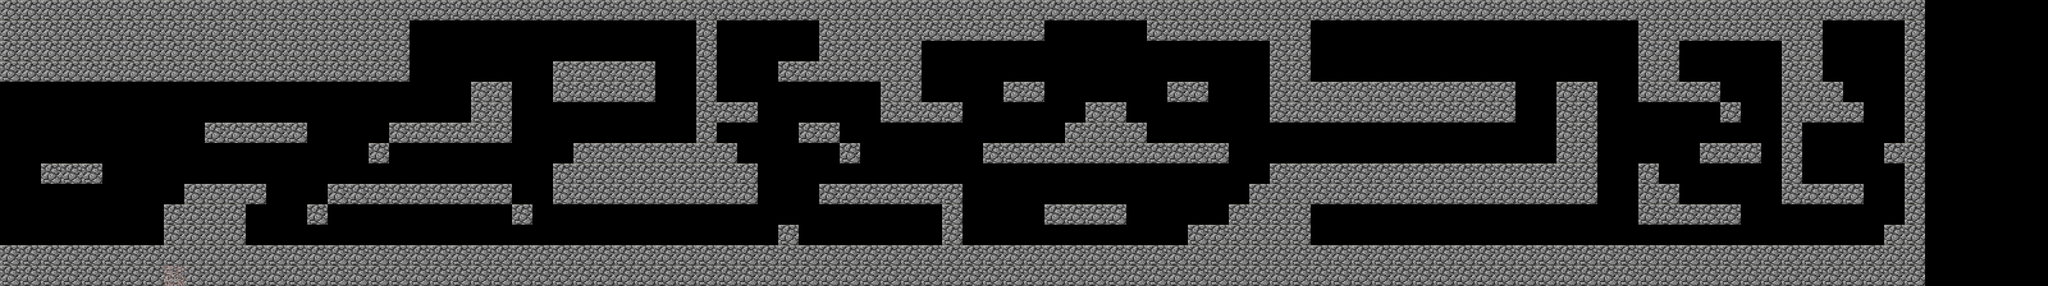

Rendered tile map (Tiled .tmx) drawn with the repository's tilesets; below, a short description and the map source with its tile grids summarised:
An orthogonal 100x14 tile map with 32x32 px tiles, 1 tile layer (Capa de patrones 1), 2 tilesets and 30 objects (9x murcielago-dormido, 8x moneda50, 5x buitre, 3x araña, 3x llaves, ...).

<map version="1.10" tiledversion="1.10.2" orientation="orthogonal" renderorder="right-down" width="100" height="14" tilewidth="32" tileheight="32" infinite="0" nextlayerid="3" nextobjectid="47">
 <tileset firstgid="1" name="tiles" tilewidth="32" tileheight="32" tilecount="600" columns="25">
  <image source="../images/tiles.png" width="800" height="768" />
 </tileset>
 <tileset firstgid="601" name="objects-enemies" tilewidth="32" tileheight="32" tilecount="600" columns="25">
  <image source="../images/objects-enemies.png" width="800" height="768" />
 </tileset>
 <layer id="1" name="Capa de patrones 1" width="100" height="14">
  <data>[1400 cells, 645 non-empty, 2 distinct tile ids]</data>
 </layer>
 <objectgroup id="2" name="Capa de Objetos 1">
  <object id="1" name="moneda50" type="moneda50" gid="605" x="94.6667" y="192" width="32" height="32" />
  <object id="3" name="moneda50" type="moneda50" gid="605" x="1122.33" y="34.333" width="32" height="32" />
  <object id="4" name="moneda50" type="moneda50" gid="605" x="1441.33" y="351" width="32" height="32" />
  <object id="5" name="moneda50" type="moneda50" gid="605" x="1018" y="318" width="32" height="32" />
  <object id="6" name="moneda50" type="moneda50" gid="605" x="1470.67" y="97" width="32" height="32" />
  <object id="8" name="buitre" type="buitre" gid="851" x="1380" y="222" width="32" height="32" />
  <object id="9" name="buitre" type="buitre" gid="851" x="1408.33" y="354.667" width="32" height="32" />
  <object id="13" name="buitre" type="buitre" gid="851" x="1728" y="84" width="32" height="32" />
  <object id="16" name="buitre" type="buitre" gid="851" x="2342.67" y="65.3333" width="32" height="32" />
  <object id="18" name="buitre" type="buitre" gid="851" x="2260" y="357.333" width="32" height="32" />
  <object id="21" name="araña" type="araña" gid="1135" x="964" y="192" width="32" height="32" />
  <object id="22" name="araña" type="araña" gid="1135" x="901.333" y="352" width="32" height="32" />
  <object id="24" name="llaves" type="llaves" gid="601" x="1054" y="64" width="32" height="32" />
  <object id="25" name="llaves" type="llaves" gid="601" x="2052" y="66" width="32" height="32" />
  <object id="26" name="llaves" type="llaves" gid="601" x="2942" y="64" width="32" height="32" />
  <object id="27" name="murcielago-dormido" type="murcielago-dormido" gid="1118" x="508" y="127" width="32" height="32" />
  <object id="30" name="murcielago-dormido" type="murcielago-dormido" gid="1118" x="1052" y="322" width="32" height="32" />
  <object id="31" name="murcielago-dormido" type="murcielago-dormido" gid="1118" x="936" y="31" width="32" height="32" />
  <object id="33" name="murcielago-dormido" type="murcielago-dormido" gid="1118" x="643" y="321" width="32" height="32" />
  <object id="34" name="murcielago-dormido" type="murcielago-dormido" gid="1118" x="1624" y="254" width="32" height="32" />
  <object id="35" name="murcielago-dormido" type="murcielago-dormido" gid="1118" x="2204" y="191" width="32" height="32" />
  <object id="36" name="murcielago-dormido" type="murcielago-dormido" gid="1118" x="2728" y="65" width="32" height="32" />
  <object id="38" name="murcielago-dormido" type="murcielago-dormido" gid="1118" x="2680" y="255" width="32" height="32" />
  <object id="39" name="murcielago-dormido" type="murcielago-dormido" gid="1118" x="2876" y="33" width="32" height="32" />
  <object id="40" name="araña" type="araña" gid="1135" x="2172" y="224" width="32" height="32" />
  <object id="42" name="moneda100" type="moneda100" gid="605" x="2083" y="355" width="32" height="32" />
  <object id="43" name="moneda50" type="moneda50" gid="605" x="2626" y="95" width="32" height="32" />
  <object id="44" name="moneda50" type="moneda50" gid="605" x="2629" y="290" width="32" height="32" />
  <object id="45" name="moneda50" type="moneda50" gid="605" x="2854" y="67" width="32" height="32" />
  <object id="46" name="plataforma_vertical" type="plataforma_vertical" gid="628" x="2400" y="64" width="32" height="32" />
 </objectgroup>
</map>
